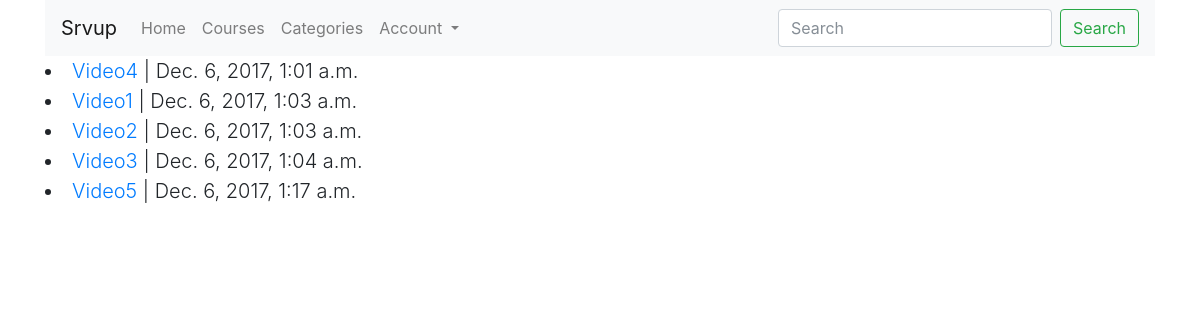
Screenshot of /videos/ with the database file from the repository.
### videos/models.py (models this page shows, shortened)
class Video(models.Model):
	title     	=models.CharField(max_length=120)
	slug        =models.SlugField(blank=True)
	embed_code  =models.TextField()
	free		=models.BooleanField(default=True)
	member_required =models.BooleanField(default=False)
	timestamp   =models.DateTimeField(auto_now_add=True)
	updated     =models.DateTimeField(auto_now=True)
	objects     =VideoManager()
	def get_absolute_url(self):
		return reverse('videos:detail',kwargs={'slug':self.slug})

### videos/views.py (the view)
class VideoListView(ListView):
	def get_queryset(self):
		request=self.request
		query=request.GET.get('q')
		if query:
			qs=Video.objects.filter(title__icontains=query)
		else:
			qs=Video.objects.all()
		return qs

### search/templatetags/search_form.py (called while the page is built)
@register.inclusion_tag('search/snippets/search_form.html')
def search_form(request,navbar=False):
	return {'request':request,'navbar':navbar}

### videos/models.py (called while the page is built)
	def get_queryset(self):
		return VideoQuerySet(self.model,self._db)

### templates/videos/video_list.html (shortened to what this page needs)
{% extends 'defaults/base.html' %}
{% block content %}
<div class='row'>
	<div class='col-12 mx-auto'>
		{% for object in object_list %}
			<li class='lead'><a href="{{ object.get_absolute_url }}">{{ object.title }}</a> | {{ object.timestamp }}</li>
		{% empty %}
			<h2>No Item found</h2>
		{% endfor %}
	</div>
</div>
{% endblock content %}

### templates/defaults/base.html (shortened to what this page needs)
<!doctype html>
<html lang="en">
  <head>
    {% include 'defaults/css.html' %}
  </head>
  <body>
    <div class='container'>
        {% include 'defaults/navbar.html' %}
      {% block content %}
      {% endblock content %}
    </div>
  </body>
</html>

### templates/defaults/css.html
{% load static %}
<link rel="stylesheet" href="{% static 'css/bootstrap.min.css' %}">
<link rel="stylesheet" href="{% static 'css/comments.css' %}">

### templates/defaults/navbar.html (shortened to what this page needs)
{% load search_form %}
{% url 'home' as home_url %}
{% url 'courses:list' as courses_url %}
{% url 'categories:list' as categories_url %}
<nav class="navbar navbar-expand-lg navbar-light bg-light">
  <a class="navbar-brand" href="#">Srvup</a>
  <div class="collapse navbar-collapse" id="navbarSupportedContent">
    <ul class="navbar-nav mr-auto">
      <li class="nav-item {% if request.path == home_url %}active{% endif %}">
        <a class="nav-link" href="{{home_url}}">Home <span class="sr-only">(current)</span></a>
      </li>
      <li class="nav-item {% if request.path == courses_url %}active{% endif %}" >
        <a class="nav-link" href="{{ courses_url }}">Courses</a>
      </li>
      <li class="nav-item {% if request.path == categories_url %}active{% endif %}">
        <a class="nav-link" href="{{ categories_url }}">Categories</a>
      </li>
      <li class="nav-item dropdown">
        <a class="nav-link dropdown-toggle" href="#" id="navbarDropdown" role="button" data-toggle="dropdown" aria-haspopup="true" aria-expanded="false">
         Account
        </a>
      </li>
    </ul>
    {% search_form request navbar=True %}
  </div>
</nav>

### templates/search/snippets/search_form.html
{% if not navbar %}
<form class='form' method='GET' action="{% url 'search:default' %}" >
	<input class="form-control mr-sm-2" name='q' value="{{ request.GET.q }}" type="search" placeholder="Search" type="search" aria-label="Search">
	<button class='btn btn-outline-success my-2 my-sm-0' type='submit' >Search</button>
</form>
{% else %}
<form class="form-inline my-2 my-lg-0" method='GET' action="{% url 'search:default' %}">
      <input class="form-control mr-sm-2" value="{{ request.GET.q }}" name='q' type="search" placeholder="Search" aria-label="Search">
      <button class="btn btn-outline-success my-2 my-sm-0" type="submit">Search</button>
    </form>
{% endif %}

### templates/defaults/js.html (shortened to what this page needs)
{% load static %}

### rows the page displays
Video: title "Video4", timestamp "Dec. 6, 2017, 1:01 a.m."
Video: title "Video1", timestamp "Dec. 6, 2017, 1:03 a.m."
Video: title "Video2", timestamp "Dec. 6, 2017, 1:03 a.m."
Video: title "Video3", timestamp "Dec. 6, 2017, 1:04 a.m."
Video: title "Video5", timestamp "Dec. 6, 2017, 1:17 a.m."
